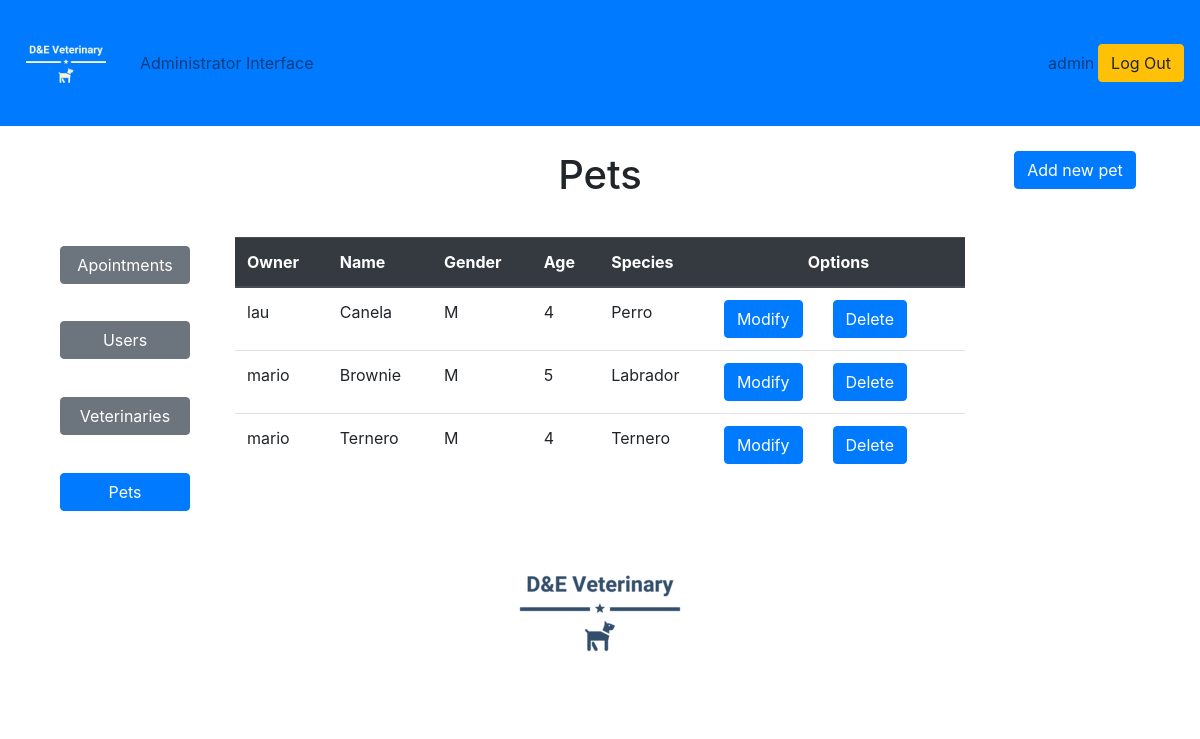
The page /adminpetsum (signed in) on the database its author committed.
### appointments/models.py (models this page shows, shortened)
class Pet(models.Model):
    owner = models.ForeignKey(Client,on_delete=models.CASCADE)
    name = models.CharField(max_length=20)
    gender = models.CharField(max_length=1,choices=GENDERS)
    age = models.PositiveIntegerField()
    species = models.CharField(max_length=20)

class Client(models.Model):
    username = models.CharField(max_length=10)
    name = models.CharField(max_length=50)
    email = models.EmailField()
    password = models.CharField(max_length=20)
    telephone = models.PositiveIntegerField()

### appointments/views.py (the view)
# urls.py: path('adminpetsum', views.adminpetsum, name='adminpetsum'),
def adminpetsum(request):
    uname=request.session['username']
    pets=Pet.objects.all()
    if pets.count()>0:
        has_pets=True
    else:
        has_pets=False
    context = {
        'username': uname,
        'pets':pets,
        'has_pets':has_pets,
    }
    return render(request,'appointments/adminpetsum.html',context)

### appointments/templates/appointments/adminpetsum.html (shortened to what this page needs)
{% extends 'appointments/base.html' %}
{% load static %}
{% load widget_tweaks %}
{% load bootstrap4 %}
{% block admin_info %}
<li class="nav-item">
  <a class="nav-link" href="#">Administrator Interface</a>
</li>
{% endblock %}
{% block content %}
    <div class="container">
      <div class="row">
        <div class="col">
        <form action="{% url 'appointments:adminsum' %}" method="POST">
          <div class="col-md-12 text-center">
            <input class="btn btn-secondary btn-block" type="submit" value="Apointments">
          </div>
        </form>
        <form action="{% url 'appointments:adminusersum' %}" method="POST">
          <div class="col-md-12 text-center">
            <input class="btn btn-secondary btn-block" type="submit" value="Users">
          </div>
        </form>
        <form action="{% url 'appointments:adminvetsum' %}" method="POST">
          <div class="col-md-12 text-center">
            <input class="btn btn-secondary btn-block" type="submit" value="Veterinaries">
          </div>
        </form>
        <form action="{% url 'appointments:adminpetsum' %}" method="POST">
          <div class="col-md-12 text-center">
            <input class="btn btn-primary btn-block" type="submit" value="Pets">
          </div>
        </form>
        </div>
        <div class="col-8">
          <h1 style="text-align: center;">Pets</h1>
          {% if has_pets%}
            <table class="table">
              <thead class="thead-dark">
                <tr>
                  <th scope="col">Owner</th>
                  <th scope="col">Name</th>
                  <th scope="col">Gender</th>
                  <th scope="col">Age</th>
                  <th scope="col">Species</th>
                  <th scope="col" class="text-center">Options</th>
                </tr>
              </thead>
              <tbody>
                {% for pet in pets%}
                <tr>
                  <td>{{pet.owner.name}}</td>
                  <td>{{pet.name}}</td>
                  <td>{{pet.gender}}</td>
                  <td>{{pet.age}}</td>
                  <td>{{pet.species}}</td>
                  <td>
                    <div class="row">
                      <form action="{% url 'appointments:adminmodpet' pet.id %}" method="POST">
                        <div class="col-md-12 text-center">
                          <input class="btn btn-primary" type="submit" value="Modify">
                        </div>
                      </form>
                      <form action="{% url 'appointments:admindelpet' pet.id %}" method="POST">
                        <div class="col-md-12 text-center">
                          <input class="btn btn-primary" type="submit" value="Delete">
                        </div>
                      </form>
                    </div>
                  </td>
                </tr>
                {% endfor %}
              </tbody>
            </table>
          {% else %}
          <p style="margin-bottom:1cm;"></p>
          <h4 style="text-align: center;">There are no registered pets</h4>
          {% endif%}
        </div>
        <div class="col-2">
          <form action="{% url 'appointments:adminpetreg' %}" method="POST">
            <div class="col-md-12 text-center">
              <input class="btn btn-primary" type="submit" value="Add new pet">
            </div>
          </form>
        </div>
      </div>
    </div>
{% endblock %}
{% block footer %}
<div class="container text-center">
  <img class="img-rounded" src="{% static 'images/logot.png' %}" alt="Card image cap">
</div>
{% endblock %}

### rows shown on the page
Pet: owner.name "lau", name "Canela", gender "M", age "4", species "Perro"
Pet: owner.name "mario", name "Brownie", gender "M", age "5", species "Labrador"
Pet: owner.name "mario", name "Ternero", gender "M", age "4", species "Ternero"

### other values the page prints
{{ username }} "admin"
